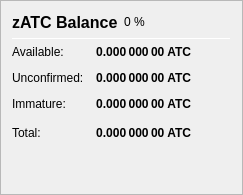
                   <widget class="QFrame" name="frame_ZerocoinBalances">
                    <property name="frameShape">
                     <enum>QFrame::StyledPanel</enum>
                    </property>
                    <property name="frameShadow">
                     <enum>QFrame::Raised</enum>
                    </property>
                    <layout class="QVBoxLayout" name="verticalLayout_7">
                     <item>
                      <layout class="QHBoxLayout" name="horizontalLayout_8" stretch="0,0,0">
                       <item>
                        <widget class="QLabel" name="label_5z_3">
                         <property name="minimumSize">
                          <size>
                           <width>0</width>
                           <height>20</height>
                          </size>
                         </property>
                         <property name="font">
                          <font>
                           <pointsize>12</pointsize>
                           <weight>75</weight>
                           <bold>true</bold>
                          </font>
                         </property>
                         <property name="text">
                          <string>zATC Balance</string>
                         </property>
                        </widget>
                       </item>
                       <item>
                        <widget class="QLabel" name="labelzATCPercent">
                         <property name="text">
                          <string notr="true">0 %</string>
                         </property>
                        </widget>
                       </item>
                       <item>
                        <spacer name="horizontalSpacer_11">
                         <property name="orientation">
                          <enum>Qt::Horizontal</enum>
                         </property>
                         <property name="sizeHint" stdset="0">
                          <size>
                           <width>40</width>
                           <height>20</height>
                          </size>
                         </property>
                        </spacer>
                       </item>
                      </layout>
                     </item>
                     <item>
                      <widget class="Line" name="line_ZerocoinBalance">
                       <property name="minimumSize">
                        <size>
                         <width>0</width>
                         <height>1</height>
                        </size>
                       </property>
                       <property name="maximumSize">
                        <size>
                         <width>16777215</width>
                         <height>1</height>
                        </size>
                       </property>
                       <property name="orientation">
                        <enum>Qt::Horizontal</enum>
                       </property>
                      </widget>
                     </item>
                     <item>
                      <layout class="QGridLayout" name="gridLayout_5">
                       <property name="spacing">
                        <number>12</number>
                       </property>
                       <item row="1" column="0">
                        <widget class="QLabel" name="labelzBalanceMatureText">
                         <property name="toolTip">
                          <string>Mature: more than 20 confirmation and more than 1 mint of the same denomination after it was minted.
These zATC are spendable.</string>
                         </property>
                         <property name="text">
                          <string>Available:</string>
                         </property>
                        </widget>
                       </item>
                       <item row="1" column="1">
                        <widget class="QLabel" name="labelzBalanceMature">
                         <property name="font">
                          <font>
                           <weight>75</weight>
                           <bold>true</bold>
                          </font>
                         </property>
                         <property name="toolTip">
                          <string>Mature: more than 20 confirmation and more than 1 mint of the same denomination after it was minted.
These zATC are spendable.</string>
                         </property>
                         <property name="text">
                          <string notr="true">0.000 000 00 ATC</string>
                         </property>
                         <property name="alignment">
                          <set>Qt::AlignRight|Qt::AlignTrailing|Qt::AlignVCenter</set>
                         </property>
                        </widget>
                       </item>
                       <item row="2" column="0">
                        <widget class="QLabel" name="labelzBalanceUnconfirmedText">
                         <property name="toolTip">
                          <string>Unconfirmed: less than 20 confirmations
Immature: confirmed, but less than 1 mint of the same denomination after it was minted</string>
                         </property>
                         <property name="text">
                          <string>Unconfirmed:</string>
                         </property>
                        </widget>
                       </item>
                       <item row="2" column="1">
                        <widget class="QLabel" name="labelzBalanceUnconfirmed">
                         <property name="font">
                          <font>
                           <weight>75</weight>
                           <bold>true</bold>
                          </font>
                         </property>
                         <property name="toolTip">
                          <string>Unconfirmed: less than 20 confirmations
Immature: confirmed, but less than 1 mint of the same denomination after it was minted</string>
                         </property>
                         <property name="text">
                          <string notr="true">0.000 000 00 ATC</string>
                         </property>
                         <property name="alignment">
                          <set>Qt::AlignRight|Qt::AlignTrailing|Qt::AlignVCenter</set>
                         </property>
                        </widget>
                       </item>
                       <item row="3" column="0">
                        <widget class="QLabel" name="labelzBalanceImmatureText">
                         <property name="toolTip">
                          <string>Unconfirmed: less than 20 confirmations
Immature: confirmed, but less than 1 mint of the same denomination after it was minted</string>
                         </property>
                         <property name="text">
                          <string>Immature:</string>
                         </property>
                        </widget>
                       </item>
                       <item row="3" column="1">
                        <widget class="QLabel" name="labelzBalanceImmature">
                         <property name="font">
                          <font>
                           <weight>75</weight>
                           <bold>true</bold>
                          </font>
                         </property>
                         <property name="toolTip">
                          <string>Unconfirmed: less than 20 confirmations
Immature: confirmed, but less than 1 mint of the same denomination after it was minted</string>
                         </property>
                         <property name="text">
                          <string notr="true">0.000 000 00 ATC</string>
                         </property>
                         <property name="alignment">
                          <set>Qt::AlignRight|Qt::AlignTrailing|Qt::AlignVCenter</set>
                         </property>
                        </widget>
                       </item>
                       <item row="4" column="0">
                        <widget class="QLabel" name="labelzBalanceText">
                         <property name="toolTip">
                          <string>Your current zATC balance, unconfirmed and immature zATC included.</string>
                         </property>
                         <property name="text">
                          <string>Total:</string>
                         </property>
                        </widget>
                       </item>
                       <item row="4" column="1">
                        <widget class="QLabel" name="labelzBalance">
                         <property name="font">
                          <font>
                           <weight>75</weight>
                           <bold>true</bold>
                          </font>
                         </property>
                         <property name="cursor">
                          <cursorShape>IBeamCursor</cursorShape>
                         </property>
                         <property name="toolTip">
                          <string>Your current zATC balance, unconfirmed and immature zATC included.</string>
                         </property>
                         <property name="text">
                          <string notr="true">0.000 000 00 ATC</string>
                         </property>
                         <property name="alignment">
                          <set>Qt::AlignRight|Qt::AlignTrailing|Qt::AlignVCenter</set>
                         </property>
                         <property name="textInteractionFlags">
                          <set>Qt::LinksAccessibleByMouse|Qt::TextSelectableByKeyboard|Qt::TextSelectableByMouse</set>
                         </property>
                        </widget>
                       </item>
                       <item row="4" column="2">
                        <spacer name="horizontalSpacer_4">
                         <property name="orientation">
                          <enum>Qt::Horizontal</enum>
                         </property>
                         <property name="sizeHint" stdset="0">
                          <size>
                           <width>40</width>
                           <height>20</height>
                          </size>
                         </property>
                        </spacer>
                       </item>
                      </layout>
                     </item>
                     <item>
                      <spacer name="verticalSpacer_4">
                       <property name="orientation">
                        <enum>Qt::Vertical</enum>
                       </property>
                       <property name="sizeHint" stdset="0">
                        <size>
                         <width>20</width>
                         <height>40</height>
                        </size>
                       </property>
                      </spacer>
                     </item>
                    </layout>
                   </widget>
